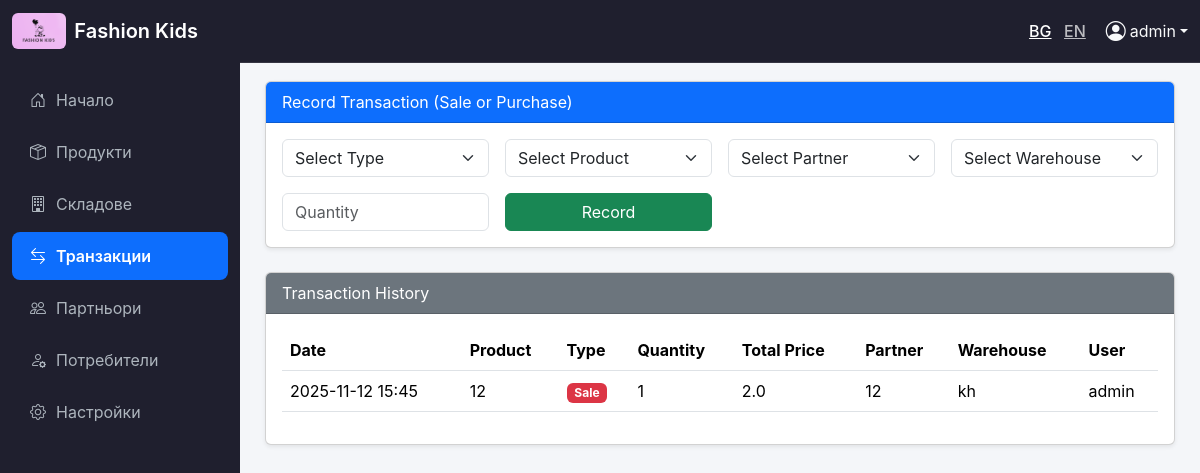
The app's page /transactions (signed in) with its own data.
### app.py (models this page shows)
class AppConfig(db.Model):
    id = db.Column(db.Integer, primary_key=True)
    company_name = db.Column(db.String(120), nullable=False, default=_("My Company"))
    logo_path = db.Column(db.String(200), nullable=True)
    notifications_enabled = db.Column(db.Boolean, default=True)

class User(db.Model, UserMixin):
    id = db.Column(db.Integer, primary_key=True)
    username = db.Column(db.String(150), nullable=False, unique=True)
    email = db.Column(db.String(150), nullable=False, unique=True)
    password = db.Column(db.String(200), nullable=False)
    role = db.Column(db.String(50), nullable=False, default="User")
    created_by_id = db.Column(db.Integer, db.ForeignKey('user.id'), nullable=True)

class Transaction(db.Model):
    id = db.Column(db.Integer, primary_key=True)
    partner_id = db.Column(db.Integer, db.ForeignKey('partner.id'), nullable=False)
    product_id = db.Column(db.Integer, db.ForeignKey('product.id'), nullable=False)
    warehouse_id = db.Column(db.Integer, db.ForeignKey('warehouse.id'))
    quantity = db.Column(db.Integer, nullable=False)
    total_price = db.Column(db.Float)
    date = db.Column(db.DateTime, default=datetime.utcnow)
    type = db.Column(db.String(50))
    user_id = db.Column(db.Integer, db.ForeignKey('user.id'), nullable=True)
    partner = db.relationship('Partner', back_populates='transactions')
    product = db.relationship('Product', backref='transactions')
    warehouse = db.relationship('Warehouse', backref='transactions')
    user = db.relationship('User', backref='transactions')

class Product(db.Model):
    id = db.Column(db.Integer, primary_key=True)
    name = db.Column(db.String(100), nullable=False)
    sku = db.Column(db.String(50), nullable=False)
    category = db.Column(db.String(100))
    quantity = db.Column(db.Integer, nullable=False, default=0)
    price = db.Column(db.Float, nullable=False, default=0.0)
    image = db.Column(db.String(200))  # stores relative path like 'uploads/file.jpg'
    owner_id = db.Column(db.Integer, db.ForeignKey('user.id'), nullable=False)
    warehouse_id = db.Column(db.Integer, db.ForeignKey('warehouse.id'))

class Partner(db.Model):
    id = db.Column(db.Integer, primary_key=True)
    name = db.Column(db.String(150), nullable=False)
    type = db.Column(db.String(50), nullable=False)
    owner_id = db.Column(db.Integer, db.ForeignKey('user.id'), nullable=False)
    transactions = db.relationship('Transaction', back_populates='partner', lazy='dynamic')

class Warehouse(db. Model):
    id = db.Column(db.Integer, primary_key=True)
    name = db.Column(db.String(100), nullable=False)
    location = db.Column(db.String(150), nullable=True)
    owner_id = db.Column(db.Integer, db.ForeignKey('user.id'), nullable=False)
    products = db.relationship('Product', backref='warehouse', lazy=True)

### app.py (the view, shortened to what this page needs)
@app.route('/transactions', methods=['GET', 'POST'])
@login_required
def transactions():
    owner_id = current_user.id if current_user.role == 'Admin / Owner' else current_user.created_by_id
    products = Product.query.filter_by(owner_id=owner_id).all()
    partners = Partner.query.filter_by(owner_id=owner_id).all()
    warehouses = Warehouse.query.filter_by(owner_id=owner_id).all()
    txns = (
        Transaction.query
        .join(Product)
        .filter(Product.owner_id == owner_id)
        .order_by(Transaction.date.desc())
        .all()
    )
    return render_template('transactions.html', txns=txns, products=products, partners=partners, warehouses=warehouses)

### app.py (called while the page is built)
def load_translations(lang):
    path = os.path.join('translations', f'{lang}.json')
    if not os.path.exists(path):
        path = os.path.join('translations', f"{app.config['DEFAULT_LANG']}.json")
    with open(path, 'r', encoding='utf-8') as f:
        return json.load(f)

@app.before_request
def set_language():
    lang = request.args.get('lang')
    if lang and lang in app.config['LANGUAGES']:
        session['lang'] = lang
    elif 'lang' not in session:
        session['lang'] = app.config['DEFAULT_LANG']
    g.lang = session['lang']
    g.translations = load_translations(g.lang)

def _(key):
    try:
        return g.translations.get(key, key)
    except Exception:
        return key

@app.before_request
def load_company_settings():
    config = AppConfig.query.first()  # use the class defined in app.py
    if not config:
        config = AppConfig(company_name=_("Inventory Manager"), notifications_enabled=True)
        db.session.add(config)
        db.session.commit()
    g.app_config = config

@login_manager.user_loader
def load_user(user_id):
    return User.query.get(int(user_id))

### templates/transactions.html (shortened to what this page needs)
{% extends 'base.html' %}
{% block content %}
<div class="card shadow-sm">
    <div class="card-header bg-primary text-white">
        {{ _('Record Transaction (Sale or Purchase)') }}
    </div>
    <div class="card-body">
        <form action="{{ url_for('transactions') }}" method="POST" class="row g-3">
            <div class="col-md-3">
                <select name="type" class="form-select" required>
                    <option value="">{{ _('Select Type') }}</option>
                </select>
            </div>
            <div class="col-md-3">
                <select name="product_id" class="form-select" required>
                    <option value="">{{ _('Select Product') }}</option>
                </select>
            </div>
            <div class="col-md-3">
                <select name="partner_id" class="form-select" required>
                    <option value="">{{ _('Select Partner') }}</option>
                </select>
            </div>
            <div class="col-md-3">
                <select name="warehouse_id" class="form-select" required>
                    <option value="">{{ _('Select Warehouse') }}</option>
                </select>
            </div>
            <div class="col-md-3">
                <input type="number" name="quantity" min="1" class="form-control" placeholder="{{ _('Quantity') }}" required>
            </div>
            <div class="col-md-3">
                <button type="submit" class="btn btn-success w-100">{{ _('Record') }}</button>
            </div>
        </form>
    </div>
</div>
<div class="card shadow-sm mt-4">
    <div class="card-header bg-secondary text-white">{{ _('Transaction History') }}</div>
    <div class="card-body table-responsive">
        <table class="table table-hover align-middle">
    <thead>
        <tr>
            <th>{{ _('Date') }}</th>
            <th>{{ _('Product') }}</th>
            <th>{{ _('Type') }}</th>
            <th>{{ _('Quantity') }}</th>
            <th>{{ _('Total Price') }}</th>
            <th>{{ _('Partner') }}</th>
            <th>{{ _('Warehouse') }}</th>
            <th>{{ _('User') }}</th>
        </tr>
    </thead>
    <tbody>
        {% for t in txns %}
        <tr>
            <td>{{ t.date.strftime('%Y-%m-%d %H:%M') }}</td>
            <td>{{ t.product.name }}</td>
            <td>
                {% if t.type == 'Sale' %}
                    <span class="badge bg-danger">{{ _('Sale') }}</span>
                {% elif t.type == 'Purchase' %}
                    <span class="badge bg-success">{{ _('Purchase') }}</span>
                {% else %}
                    <span class="badge bg-secondary">{{ t.type or _('Other') }}</span>
                {% endif %}
            </td>
            <td>{{ t.quantity }}</td>
            <td>{{ t.total_price | round(2) }}</td>
            <td>{{ t.partner.name if t.partner else '—' }}</td>
            <td>{{ t.warehouse.name if t.warehouse else '—' }}</td>
            <td>{{ t.user.username if t.user else '—' }}</td>
        </tr>
        {% endfor %}
    </tbody>
</table>
    </div>
</div>
{% endblock %}

### templates/base.html (shortened to what this page needs)
<!DOCTYPE html>
<html lang="en">
<head>
    <link href="https://cdn.jsdelivr.net/npm/bootstrap@5.3.2/dist/css/bootstrap.min.css" rel="stylesheet">
    <link href="https://cdn.jsdelivr.net/npm/bootstrap-icons@1.11.3/font/bootstrap-icons.css" rel="stylesheet">
</head>
<body>
<nav class="navbar navbar-expand-lg navbar-dark fixed-top">
    <div class="container-fluid">
        <a class="navbar-brand d-flex align-items-center" href="{{ url_for('index') }}">
            {% if g.app_config.logo_path %}
                <img src="{{ url_for('static', filename=g.app_config.logo_path.split('static/')[-1]) }}">
            {% else %}
                <img src="{{ url_for('static', filename='default-logo.png') }}">
            {% endif %}
            <span>{{ g.app_config.company_name or _("Inventory Manager") }}</span>
        </a>
        <div class="collapse navbar-collapse" id="navbarNav">
            <div class="d-flex align-items-center ms-auto">
                <div class="lang-switch me-3">
                    <a href="?lang=bg" class="{% if g.lang=='bg' %}active{% endif %}">BG</a>
                    <a href="?lang=en" class="{% if g.lang=='en' %}active{% endif %}">EN</a>
                </div>
                {% if current_user.is_authenticated %}
                <div class="dropdown">
                    <a class="nav-link dropdown-toggle text-light d-flex align-items-center"
                       href="#" id="userDropdown" data-bs-toggle="dropdown">
                        <i class="bi bi-person-circle fs-5 me-1"></i>
                        {{ current_user.username }}
                    </a>
                </div>
                {% else %}
                    <a class="nav-link text-light" href="{{ url_for('login') }}">{{ _('Login') }}</a>
                {% endif %}
            </div>
        </div>
    </div>
</nav>
{% if current_user.is_authenticated %}
<div id="sidebar" class="sidebar">
    <a href="{{ url_for('index') }}" class="{% if request.endpoint=='index' %}active{% endif %}">
        <i class="bi bi-house-door"></i> {{ _('Home') }}
    </a>
    <a href="{{ url_for('products') }}" class="{% if request.endpoint=='products' %}active{% endif %}">
        <i class="bi bi-box-seam"></i> {{ _('Products') }}
    </a>
    <a href="{{ url_for('warehouses') }}" class="{% if request.endpoint=='warehouses' %}active{% endif %}">
        <i class="bi bi-building"></i> {{ _('Warehouses') }}
    </a>
    <a href="{{ url_for('transactions') }}" class="{% if request.endpoint=='transactions' %}active{% endif %}">
        <i class="bi bi-arrow-left-right"></i> {{ _('Transactions') }}
    </a>
    <a href="{{ url_for('partners') }}" class="{% if request.endpoint=='partners' %}active{% endif %}">
        <i class="bi bi-people"></i> {{ _('Partners') }}
    </a>
    {% if current_user.role == 'Admin / Owner' %}
    <a href="{{ url_for('users') }}" class="{% if request.endpoint=='users' %}active{% endif %}">
        <i class="bi bi-person-gear"></i> {{ _('Users') }}
    </a>
    <a href="{{ url_for('settings') }}" class="{% if request.endpoint=='settings' %}active{% endif %}">
        <i class="bi bi-gear"></i> {{ _('Settings') }}
    </a>
    {% endif %}
</div>
{% endif %}
<div class="main-content">
    {% block content %}{% endblock %}
</div>
</body>
</html>

### templates/base.html (style rules this page uses)
:root { --sidebar-width: 240px; --sidebar-bg: #1f1f2e; --sidebar-hover: #2a2a3c; --primary: #0d6efd; }
body { background-color: #f4f6f9; font-family: 'Inter', sans-serif; margin: 0; padding: 0; }
.navbar { background: #1f1f2e !important; border-bottom: 1px solid rgba(255,255,255,0.1); }
.navbar-brand span { color: #fff; font-weight: 600; }
.navbar-brand img { height: 36px; border-radius: 6px; margin-right: 8px; }
.sidebar { position: fixed; top: 56px; left: 0; width: var(--sidebar-width); height: calc(100% - 56px); background: var(--sidebar-bg); color: #adb5bd; overflow-y: auto; padding-top: 1rem; transition: transform .3s ease; z-index: 2000; }
@media (min-width: 992px) { .sidebar { transform: translateX(0) !important; } }
@media (min-width: 992px) { .main-content { margin-left: var(--sidebar-width) !important; } }
.sidebar a { padding: 12px 18px; margin: 4px 12px; display: flex; align-items: center; gap: 10px; border-radius: 8px; text-decoration: none; color: #adb5bd; }
.sidebar a.active { background: var(--primary); color: white; font-weight: 600; }
.main-content { padding: 25px; margin-top: 56px; transition: .3s ease; }
.lang-switch a { color: #fff !important; margin: 0 4px; opacity: 0.7; font-weight: 500; }
.lang-switch a.active, .lang-switch a:hover { opacity: 1; }

### records on screen
AppConfig: logo_path (picture), app_config "Fashion Kids"
User: username "admin"
Transaction: date "2025-11-12 15:45", product.name "12", quantity "1", total_price "2.0", partner "12", warehouse "kh", user "admin"

### other values on screen
form field type "Select Type"
form field product_id "Select Product"
form field partner_id "Select Partner"
form field warehouse_id "Select Warehouse"
